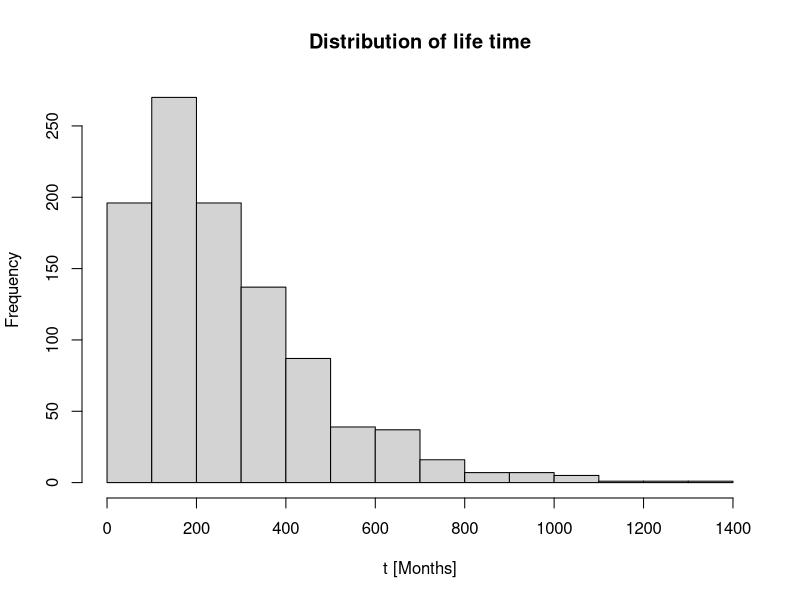

This chart was generated by the following R code: (Note: this script raises an error after producing the figure.)
library(expm)

# Opgave 1 ----------------------------------------------------------------
rm(list=ls())
#Define our P matrix
P = matrix(
  c(0.9915,0.005,0.0025,0     ,0.001,
    0     ,0.986,0.005 ,0.004 ,0.005,
    0     ,0    ,0.992 ,0.003 ,0.005,
    0     ,0    ,0     ,0.991 ,0.009,
    0     ,0    ,0     ,0     ,1    ),
  nrow = 5,
  ncol = 5)
P <- t(P)



N.woman = 1000


simulate.cancer <- function(N.woman=1000, t.max=Inf){
  '
  Simulates the evolution of woman who previously had breast cancer

  Args:
    N.woman : the number of woman to simulate
    t.max : the maximum number of time steps to take. If not specified we will continue until death
    P : Probability matrix, for moving between the states

  Returns:
    states : the time spent in each state for each woman
  '
  #Initialize all woman in state 1
  woman = rep(1,N.woman)
  #Define matrix for saving how long each woman spent in each state
  states = matrix(0, ncol = 5, nrow = N.woman)


  for (i in 1:N.woman){
    #Simulate each woman while either they are still alive, or until the maximum time step t.max, if specified
    t = 0
    while (!(woman[i]>4 || t>t.max)){
      #Update the time spent in the current state
      states[i,woman[i]] = states[i,woman[i]] + 1
      #Get the new state of the i'th woman
      woman[i]=sample(x = c(1:5), size =1, replace =TRUE, prob = P[woman[i],])
      #Update the time step
      t = t + 1
    }
  }
  return(list("states" = states, "woman" = woman))
}


simulation1 = simulate.cancer(N.woman)

#Number of cases with distant cancer, is all the woman that havn't been in state 2
N.distant = sum(simulation1$states[,2]==0)
#Number of cases with local cancer, is all the woman that haven been in state 2
N.locally = sum(simulation1$states[,2]!=0)

#Calculate the ratio of woman that get the cancer again locally
ratio.locally = N.locally/N.woman
sprintf("Proportion of woman for whom the cancer reappers locally is %s",(ratio.locally))

#The life time of each woman can be calculated as the sum of time spent in each state
life.time = rowSums(simulation1$states)

#plot the life time distribution
hist(life.time, main = 'Distribution of life time', xlab = 't [Months]')

# Opgave 2 ----------------------------------------------------------------


#run the simulator upto t=120
simulation.t120 = simulate.cancer(N.woman, t.max = 120)


#Plot the distribution of the states for the different women at t=120, and save the observed densities
observed = hist(simulation.t120$women, breaks = c(0:5), main='', xlab = 'State')$count


#Calculate the expected distribution
p0 = c(1,0,0,0,0)
expected = p0 %*% (P%^%120)*N.women
#Add the expected distribution to the plot
lines(c(0:4), expected, type="s", col="red")

chi2.test.samples = function(observed, expected){
  'Performs a chi2 test, given a list of observed and expected values'
  n = length(observed)
  t=0
  for (i in 1:n){
    t=t+((observed[i]-expected[i])^2)/expected[i]
  }
  pvalue = pchisq(t,df=n-1)
  return(pvalue)
}

#Perform a chi2 test to compare the emperical distribution to the theoretical
p = chi2.test.samples(observed, expected)
title(sprintf("States at t=120, p=%0.3e",p))
sprintf("P-value for chi2 test between the emperical and expected distribution of states at t=120 is  p=%s",p)


####### Opgave 3

pt = function(t){
  'Calculate the probability distribution P(T=t) of living t months'
  #Define pi, the initial distribution of states at t=0
  pi = c(1,0,0,0)
  #p0 is the probability of dying at state 1,2,3,4
  p0 = P[1:4,5]
  #Ps is the first 4 rows and columns of P
  Ps = P[1:4,1:4]
  #Create a vector for storing the values
  p = vector()

  #The matrix power operator doesn't support non-scalar input, so we have to calculate the probabilities one by one
  for (i in 1:length(t)){
    p[i] = pi %*% (Ps%^%t[i]) %*% p0
  }
  return(p)
}

#Plot the emperical distribution of life time again, here binned by every year
bins = seq(1,max(life.time)+12,12)
observed = hist(life.time, main = '', xlab = 't [Months]', breaks = bins)$count

#Calculate the expected life time distribution
expected = pt(bins[1:length(bins)-1])* 12 * N.women

#Add the expected distribution as a line on our plot
lines(bins[1:length(bins)-1],expected, col="red")

#Perform a chi2 test to compare the emperical distribution to the theoretical
p = chi2.test.samples(observed, expected)
#Update the title of the histogram with the p-value
title(sprintf('Life time  chi2 p=%0.3e',p))
sprintf("P-value for chi2 test between the emperical and expected distribution of life time is  p=%s",p)


####### Opgave 4 - Lifetime estimation
N.woman = 1000
t.max = Inf

#Initialize all woman in state 1
woman = rep(1,N.woman)
#Define matrix for saving how long each woman spent in each state
states = matrix(0, ncol = 5, nrow = N.woman)

i = 1
while (i <=1000){
  #Simulate each woman while either they are still alive, or until the maximum time step t.max, if specified
  t = 0
  accept = FALSE
  while (!(woman[i]>4 || t>t.max)){
    #Update the time spent in the current state
    states[i,woman[i]] = states[i,woman[i]] + 1
    #Get the new state of the i'th woman
    woman[i]=sample(x = c(1:5), size =1, replace =TRUE, prob = P[woman[i],])
    #Update the time step
    t = t + 1
    if (states[i,1]>12){
      woman[i]=1
      states[i,]=c(0,0,0,0,0)
    }
  }
  if (states[i,1]<12 && sum(states[i,])>12){
    i = i +1
  } else {
    woman[i]=1
    states[i,]=c(0,0,0,0,0)
  }
}
## Lifetime calculate mean and var
mean(rowSums(states))
var(rowSums(states))
max(rowSums(states))
min(rowSums(states))
sd(rowSums(states))
hist(rowSums(states))



########## Opgave 5

fraction = vector()
control = vector()
for (i in 1:100){
  Sim = simulate.cancer(200,Inf)
  fraction[i] = sum(rowSums(Sim$states)<=350)/200
  control[i] = sum(rowSums(Sim$states))/200
}

X = fraction
Y = control

X_fractionbar = mean(X)
Conf_fraction1 = mean(X) - qt(0.975, df =n-1) * sd(X) / sqrt(n)
Conf_fraction2 = mean(X) + qt(0.975, df =n-1) * sd(X) / sqrt(n)
c(X_controlbar,Conf_fraction1,Conf_fraction2)



#Define pi, the initial distribution of states at t=0
pi = c(1,0,0,0)
#Ps is the first 4 rows and columns of P
Ps = P[1:4,1:4]
# vector of ones with appropiate dimensions
ones = c(1,1,1,1)
# II enhedsmatrice
II = diag(4)
E = pi%*%solve(II-Ps)%*%ones
cs = -cov(fraction,control)/var(control)
Z = fraction + cs*(control-E)
X_controlbar=mean(Z)

n = 100
Conf_control1 = mean(Z) - qt(0.975, df =n-1) * sd(Z) / sqrt(n)
Conf_control2 = mean(Z) + qt(0.975, df =n-1) * sd(Z) / sqrt(n)
c(X_controlbar,Conf_control1,Conf_control2)


#Compare the two variance calculations
var(X)
var(Z)

reduction = var(X)/var(Z)
reduction
